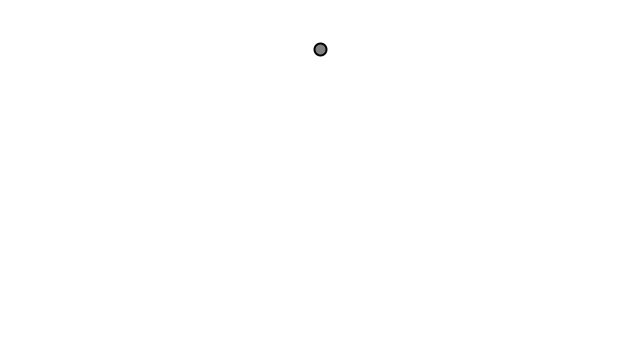
Frame 1 (no input)
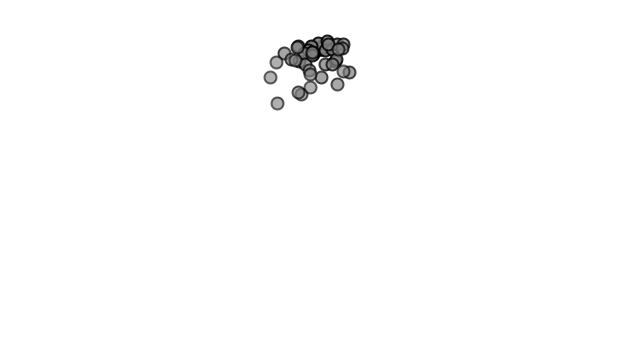
Frame 60 (the mouse pressed at the canvas centre just before this capture)
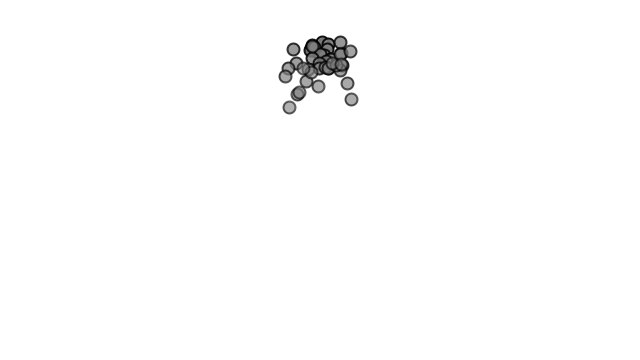
Frame 120 (the mouse held since frame 60 and released just before this capture)

The Processing sketch that drew these frames (run headless with seeded random() and noise(); from frame 60 on, the mouse is pressed at the canvas centre):

// Processing sketch: Particle_ArrayList_del_items
// ── Particle_ArrayList_del_items.pde
ArrayList<Particle> particles;

void setup() {
  size(640, 360);
  particles = new ArrayList<Particle>();
}

void draw() {
  background(255);

  particles.add(new Particle(new PVector(width/2, 50)));

  for (int i = particles.size()-1; i >= 0; i--) {
    println(i);
    Particle p = particles.get(i);
    p.run();
    if (p.isDead()) {
      particles.remove(i);
    }
  }
  
  if (particles.size() > 50) {
    particles.remove(0);
  }
}

// ── particle.pde
class Particle {
  PVector position;
  PVector velocity;
  PVector acceleration;
  float lifespan;

  Particle(PVector l) {
    acceleration = new PVector(0, 0.05);
    velocity = new PVector(random(-1, 1), random(-1, 0));
    position = l.get();
    lifespan = 255.0;
  }

  void run() {
    update();
    display();
  }

  void update() {
    velocity.add(acceleration);
    position.add(velocity);
    lifespan -= 2.0;
  }

  void display() {
    stroke(0, lifespan);
    strokeWeight(2);
    fill(127, lifespan);
    ellipse(position.x, position.y, 12, 12);
  }

  boolean isDead() {
    if (lifespan < 0.0) {
      return true;
    } else {
      return false;
    }
  }
}
